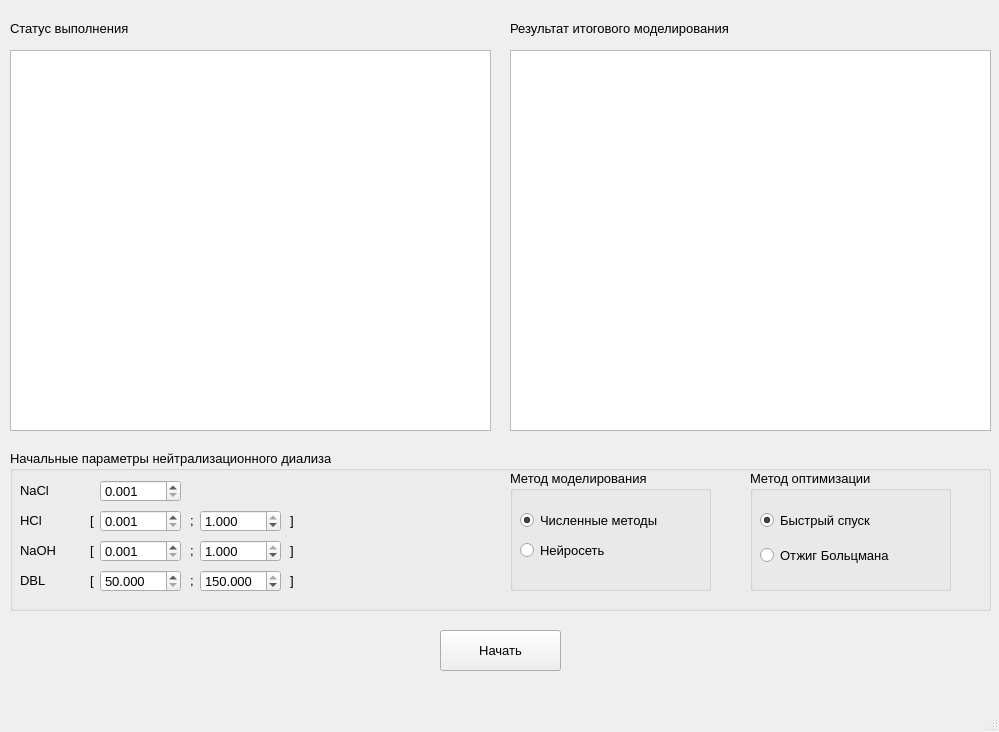
<?xml version="1.0" encoding="UTF-8"?>
<ui version="4.0">
 <class>ND</class>
 <widget class="QMainWindow" name="ND">
  <property name="geometry">
   <rect>
    <x>0</x>
    <y>0</y>
    <width>999</width>
    <height>732</height>
   </rect>
  </property>
  <property name="windowTitle">
   <string>MainWindow</string>
  </property>
  <widget class="QWidget" name="centralwidget">
   <widget class="QWidget" name="widget" native="true">
    <property name="geometry">
     <rect>
      <x>10</x>
      <y>10</y>
      <width>981</width>
      <height>671</height>
     </rect>
    </property>
    <widget class="QPushButton" name="pushButton">
     <property name="geometry">
      <rect>
       <x>430</x>
       <y>620</y>
       <width>121</width>
       <height>41</height>
      </rect>
     </property>
     <property name="font">
      <font>
       <pointsize>10</pointsize>
      </font>
     </property>
     <property name="text">
      <string>Начать</string>
     </property>
    </widget>
    <widget class="QTextBrowser" name="output1">
     <property name="geometry">
      <rect>
       <x>0</x>
       <y>40</y>
       <width>481</width>
       <height>381</height>
      </rect>
     </property>
    </widget>
    <widget class="QGroupBox" name="groupBox">
     <property name="geometry">
      <rect>
       <x>0</x>
       <y>440</y>
       <width>981</width>
       <height>161</height>
      </rect>
     </property>
     <property name="font">
      <font>
       <pointsize>10</pointsize>
      </font>
     </property>
     <property name="title">
      <string>Начальные параметры нейтрализационного диализа</string>
     </property>
     <widget class="QLabel" name="label_3">
      <property name="geometry">
       <rect>
        <x>10</x>
        <y>30</y>
        <width>51</width>
        <height>21</height>
       </rect>
      </property>
      <property name="text">
       <string>NaCl</string>
      </property>
     </widget>
     <widget class="QDoubleSpinBox" name="NaCl">
      <property name="geometry">
       <rect>
        <x>90</x>
        <y>30</y>
        <width>81</width>
        <height>22</height>
       </rect>
      </property>
      <property name="decimals">
       <number>3</number>
      </property>
      <property name="minimum">
       <double>0.001000000000000</double>
      </property>
      <property name="maximum">
       <double>1.000000000000000</double>
      </property>
      <property name="singleStep">
       <double>0.001000000000000</double>
      </property>
     </widget>
     <widget class="QLabel" name="label_4">
      <property name="geometry">
       <rect>
        <x>10</x>
        <y>60</y>
        <width>51</width>
        <height>21</height>
       </rect>
      </property>
      <property name="text">
       <string>HCl</string>
      </property>
     </widget>
     <widget class="QDoubleSpinBox" name="HClstart">
      <property name="geometry">
       <rect>
        <x>90</x>
        <y>60</y>
        <width>81</width>
        <height>22</height>
       </rect>
      </property>
      <property name="decimals">
       <number>3</number>
      </property>
      <property name="minimum">
       <double>0.001000000000000</double>
      </property>
      <property name="maximum">
       <double>1.000000000000000</double>
      </property>
      <property name="singleStep">
       <double>0.001000000000000</double>
      </property>
     </widget>
     <widget class="QDoubleSpinBox" name="HClend">
      <property name="geometry">
       <rect>
        <x>190</x>
        <y>60</y>
        <width>81</width>
        <height>22</height>
       </rect>
      </property>
      <property name="decimals">
       <number>3</number>
      </property>
      <property name="maximum">
       <double>1.000000000000000</double>
      </property>
      <property name="singleStep">
       <double>0.001000000000000</double>
      </property>
      <property name="value">
       <double>1.000000000000000</double>
      </property>
     </widget>
     <widget class="QLabel" name="label_5">
      <property name="geometry">
       <rect>
        <x>10</x>
        <y>90</y>
        <width>51</width>
        <height>21</height>
       </rect>
      </property>
      <property name="text">
       <string>NaOH</string>
      </property>
     </widget>
     <widget class="QDoubleSpinBox" name="NaOHstart">
      <property name="geometry">
       <rect>
        <x>90</x>
        <y>90</y>
        <width>81</width>
        <height>22</height>
       </rect>
      </property>
      <property name="decimals">
       <number>3</number>
      </property>
      <property name="minimum">
       <double>0.001000000000000</double>
      </property>
      <property name="maximum">
       <double>1.000000000000000</double>
      </property>
      <property name="singleStep">
       <double>0.001000000000000</double>
      </property>
     </widget>
     <widget class="QDoubleSpinBox" name="NaOHend">
      <property name="geometry">
       <rect>
        <x>190</x>
        <y>90</y>
        <width>81</width>
        <height>22</height>
       </rect>
      </property>
      <property name="decimals">
       <number>3</number>
      </property>
      <property name="maximum">
       <double>1.000000000000000</double>
      </property>
      <property name="singleStep">
       <double>0.001000000000000</double>
      </property>
      <property name="value">
       <double>1.000000000000000</double>
      </property>
     </widget>
     <widget class="QLabel" name="label_6">
      <property name="geometry">
       <rect>
        <x>80</x>
        <y>60</y>
        <width>16</width>
        <height>21</height>
       </rect>
      </property>
      <property name="text">
       <string>[</string>
      </property>
     </widget>
     <widget class="QLabel" name="label_7">
      <property name="geometry">
       <rect>
        <x>80</x>
        <y>90</y>
        <width>16</width>
        <height>21</height>
       </rect>
      </property>
      <property name="text">
       <string>[</string>
      </property>
     </widget>
     <widget class="QLabel" name="label_8">
      <property name="geometry">
       <rect>
        <x>180</x>
        <y>60</y>
        <width>16</width>
        <height>21</height>
       </rect>
      </property>
      <property name="text">
       <string>;</string>
      </property>
     </widget>
     <widget class="QLabel" name="label_9">
      <property name="geometry">
       <rect>
        <x>180</x>
        <y>90</y>
        <width>16</width>
        <height>21</height>
       </rect>
      </property>
      <property name="text">
       <string>;</string>
      </property>
     </widget>
     <widget class="QLabel" name="label_10">
      <property name="geometry">
       <rect>
        <x>280</x>
        <y>60</y>
        <width>16</width>
        <height>21</height>
       </rect>
      </property>
      <property name="text">
       <string>]</string>
      </property>
     </widget>
     <widget class="QLabel" name="label_11">
      <property name="geometry">
       <rect>
        <x>280</x>
        <y>90</y>
        <width>16</width>
        <height>21</height>
       </rect>
      </property>
      <property name="text">
       <string>]</string>
      </property>
     </widget>
     <widget class="QLabel" name="label_12">
      <property name="geometry">
       <rect>
        <x>280</x>
        <y>120</y>
        <width>16</width>
        <height>21</height>
       </rect>
      </property>
      <property name="text">
       <string>]</string>
      </property>
     </widget>
     <widget class="QLabel" name="label_13">
      <property name="geometry">
       <rect>
        <x>180</x>
        <y>120</y>
        <width>16</width>
        <height>21</height>
       </rect>
      </property>
      <property name="text">
       <string>;</string>
      </property>
     </widget>
     <widget class="QDoubleSpinBox" name="DBLend">
      <property name="geometry">
       <rect>
        <x>190</x>
        <y>120</y>
        <width>81</width>
        <height>22</height>
       </rect>
      </property>
      <property name="decimals">
       <number>3</number>
      </property>
      <property name="minimum">
       <double>50.000000000000000</double>
      </property>
      <property name="maximum">
       <double>150.000000000000000</double>
      </property>
      <property name="singleStep">
       <double>0.001000000000000</double>
      </property>
      <property name="value">
       <double>150.000000000000000</double>
      </property>
     </widget>
     <widget class="QLabel" name="label_14">
      <property name="geometry">
       <rect>
        <x>80</x>
        <y>120</y>
        <width>16</width>
        <height>21</height>
       </rect>
      </property>
      <property name="text">
       <string>[</string>
      </property>
     </widget>
     <widget class="QDoubleSpinBox" name="DBLstart">
      <property name="geometry">
       <rect>
        <x>90</x>
        <y>120</y>
        <width>81</width>
        <height>22</height>
       </rect>
      </property>
      <property name="decimals">
       <number>3</number>
      </property>
      <property name="minimum">
       <double>50.000000000000000</double>
      </property>
      <property name="maximum">
       <double>150.000000000000000</double>
      </property>
      <property name="singleStep">
       <double>0.001000000000000</double>
      </property>
     </widget>
     <widget class="QLabel" name="label_15">
      <property name="geometry">
       <rect>
        <x>10</x>
        <y>120</y>
        <width>51</width>
        <height>21</height>
       </rect>
      </property>
      <property name="text">
       <string>DBL</string>
      </property>
     </widget>
     <widget class="QGroupBox" name="groupBox_2">
      <property name="geometry">
       <rect>
        <x>500</x>
        <y>20</y>
        <width>201</width>
        <height>121</height>
       </rect>
      </property>
      <property name="title">
       <string>Метод моделирования</string>
      </property>
      <widget class="QRadioButton" name="model1">
       <property name="geometry">
        <rect>
         <x>10</x>
         <y>40</y>
         <width>181</width>
         <height>20</height>
        </rect>
       </property>
       <property name="text">
        <string>Численные методы</string>
       </property>
       <property name="checked">
        <bool>true</bool>
       </property>
      </widget>
      <widget class="QRadioButton" name="model2">
       <property name="geometry">
        <rect>
         <x>10</x>
         <y>70</y>
         <width>181</width>
         <height>20</height>
        </rect>
       </property>
       <property name="text">
        <string>Нейросеть</string>
       </property>
      </widget>
     </widget>
     <widget class="QGroupBox" name="groupBox_3">
      <property name="geometry">
       <rect>
        <x>740</x>
        <y>20</y>
        <width>201</width>
        <height>121</height>
       </rect>
      </property>
      <property name="title">
       <string>Метод оптимизации</string>
      </property>
      <widget class="QRadioButton" name="opt1">
       <property name="geometry">
        <rect>
         <x>10</x>
         <y>40</y>
         <width>181</width>
         <height>20</height>
        </rect>
       </property>
       <property name="text">
        <string>Быстрый спуск</string>
       </property>
       <property name="checked">
        <bool>true</bool>
       </property>
      </widget>
      <widget class="QRadioButton" name="opt2">
       <property name="geometry">
        <rect>
         <x>10</x>
         <y>60</y>
         <width>181</width>
         <height>51</height>
        </rect>
       </property>
       <property name="text">
        <string>Отжиг Больцмана</string>
       </property>
      </widget>
     </widget>
    </widget>
    <widget class="QTextBrowser" name="output2">
     <property name="geometry">
      <rect>
       <x>500</x>
       <y>40</y>
       <width>481</width>
       <height>381</height>
      </rect>
     </property>
    </widget>
    <widget class="QLabel" name="label">
     <property name="geometry">
      <rect>
       <x>0</x>
       <y>10</y>
       <width>481</width>
       <height>16</height>
      </rect>
     </property>
     <property name="font">
      <font>
       <pointsize>10</pointsize>
      </font>
     </property>
     <property name="text">
      <string>Статус выполнения</string>
     </property>
    </widget>
    <widget class="QLabel" name="label_2">
     <property name="geometry">
      <rect>
       <x>500</x>
       <y>10</y>
       <width>481</width>
       <height>16</height>
      </rect>
     </property>
     <property name="font">
      <font>
       <pointsize>10</pointsize>
      </font>
     </property>
     <property name="text">
      <string>Результат итогового моделирования</string>
     </property>
    </widget>
   </widget>
  </widget>
  <widget class="QMenuBar" name="menubar">
   <property name="geometry">
    <rect>
     <x>0</x>
     <y>0</y>
     <width>999</width>
     <height>26</height>
    </rect>
   </property>
  </widget>
  <widget class="QStatusBar" name="statusbar"/>
 </widget>
 <resources/>
 <connections/>
</ui>
